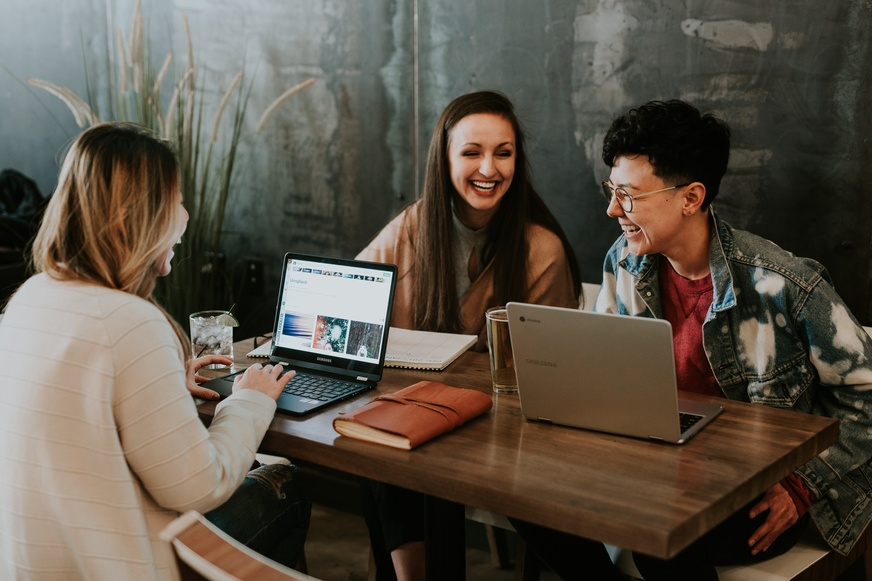
#> input picture images/image7.jpg, 872 x 581 px, shrunk from 5231 x 3487 before the run
$ python frontal_face_classifier.py
#> lines starting #> are read from the running program, lines starting #| are printed output that depends on the picture
import cv2
import matplotlib.pyplot as plt

def va():
    group_of_people_image = cv2.imread('images/image7.jpg')
#> group_of_people_image is the input picture: shape (581, 872, 3); mean B, G, R 71.1, 82.8, 91.5
    frontal_face_classifier = cv2.CascadeClassifier('classifiers/haarcascade_frontalface_default.xml')

    image_in_gray_scale = cv2.cvtColor(group_of_people_image, cv2.COLOR_BGR2GRAY)
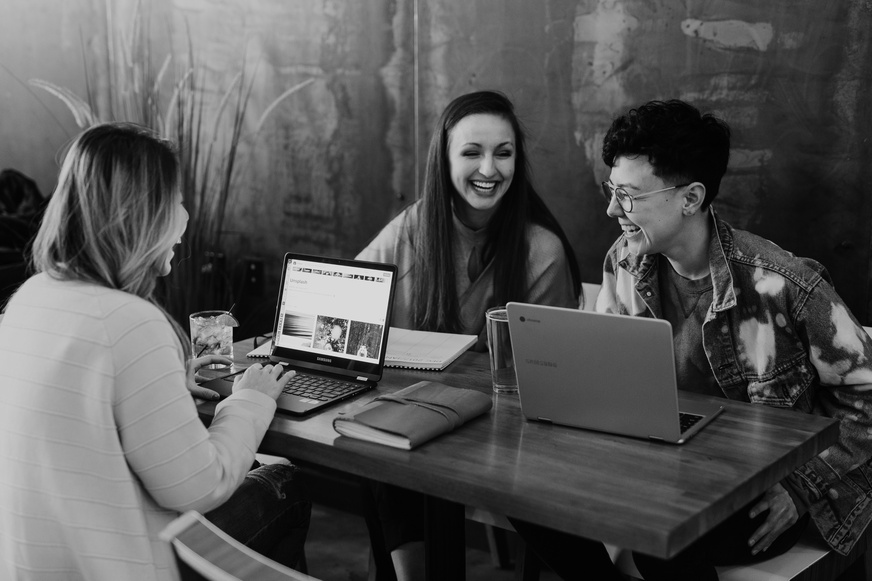
#> image_in_gray_scale: shape (581, 872); min 0, max 238, mean 84.1
    faces = frontal_face_classifier.detectMultiScale(image=image_in_gray_scale, scaleFactor=1.3, minNeighbors=6)
#> faces = [[443, 119, 85, 85]]
    print(len(faces))
#| 1

    for (x, y, w, h) in faces:
        img = cv2.rectangle(group_of_people_image, (x, y), (x + w, y + h), (255, 0, 0), 2)
#> this loop made 1 pass
        # [5 lines of commented-out code are left out]

    plt.imshow(group_of_people_image)
    plt.show()
    cv2.imwrite('result-images/aaaaaasdasdaa.png', group_of_people_image)

    # cv2.imshow('img', group_of_people_image)
    # cv2.waitKey(0)
    # cv2.destroyAllWindows()

def b():
    group_of_people_image = cv2.imread('images/image6.jpg')
    image_in_gray_scale = cv2.cvtColor(group_of_people_image, cv2.COLOR_BGR2GRAY)
    frontal_face_classifier = cv2.CascadeClassifier('classifiers/haarcascade_frontalface_default.xml')
    faces = frontal_face_classifier.detectMultiScale(image=image_in_gray_scale, scaleFactor=1.3, minNeighbors=5)

    print(len(faces))
    for (x, y, w, h) in faces:
        cv2.rectangle(group_of_people_image, (x,w), (x+w, y+h), (255, 255, 0), 2)
    plt.figure(figsize=(50, 50))
    plt.imshow(group_of_people_image)
    plt.show()

    face_imagem = 0
    for (x,y,w,h) in faces:
        face_imagem += 1
        imagem_roi = group_of_people_image[y:y+h, x:x+w]
        imagem_roi = cv2.cvtColor(imagem_roi, cv2.COLOR_RGB2GRAY)
        # cv2.imwrite("face_" + str(face_imagem) + ".png", imagem_roi)
        cv2.imwrite('aaaaaasdasdaa.png', group_of_people_image)


if __name__ == '__main__':
    va()

$ run again, with images/image1.jpg copied over images/image7.jpg
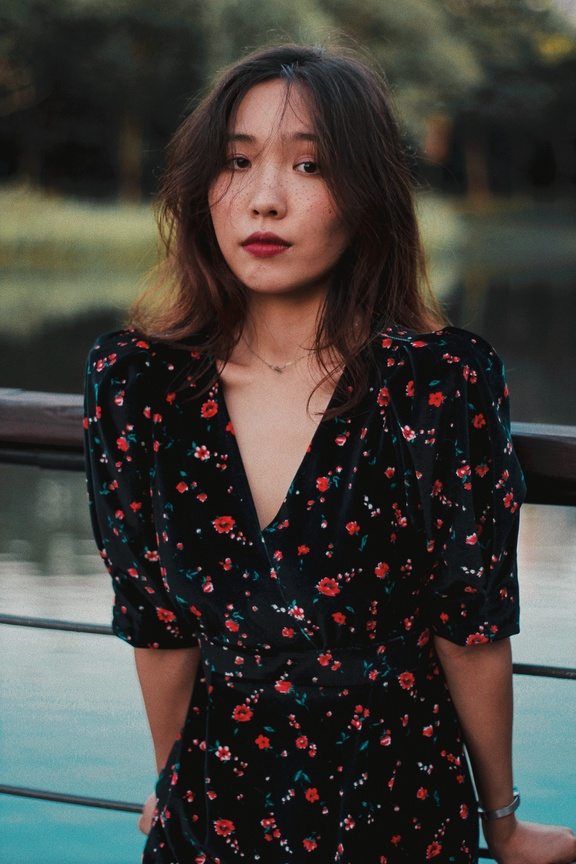
#> input picture images/image1.jpg, 576 x 864 px, shrunk from 3456 x 5184 before the run
#> in va, group_of_people_image is the input picture: shape (864, 576, 3); mean B, G, R 58.1, 62.5, 65.7
#> in va, `image_in_gray_scale = cv2.cvtColor(group_of_people_image, cv2.COLOR_BG..`:
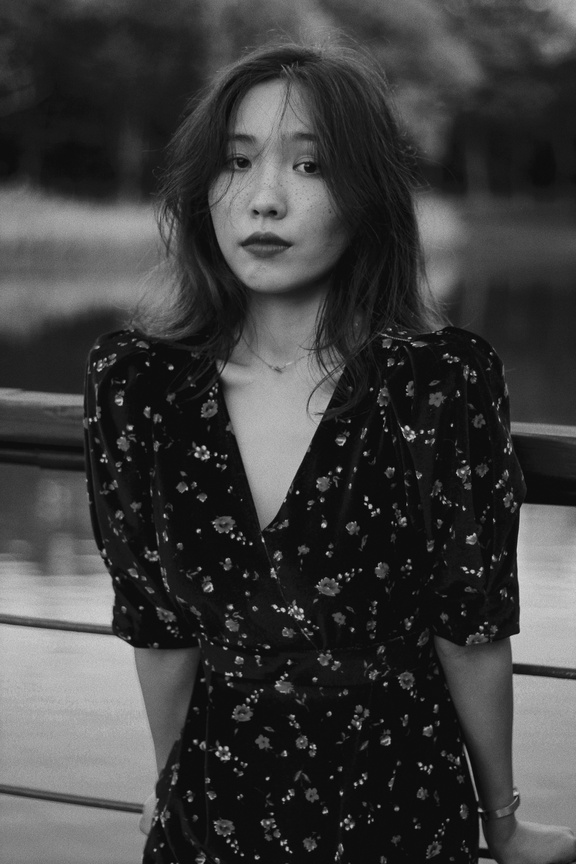
#> image_in_gray_scale: shape (864, 576); min 1, max 219, mean 63
#> faces = [[182, 104, 181, 181]]
#| 1
#> the loop in va, `for (x, y, w, h) in faces:` made 1 pass

$ run again, with images/image10.jpg copied over images/image7.jpg
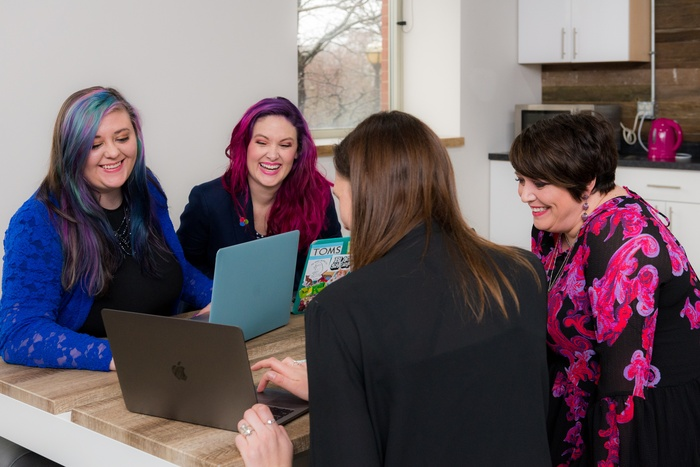
#> input picture images/image10.jpg, 700 x 467 px, shrunk from 4200 x 2804 before the run
#> in va, group_of_people_image is the input picture: shape (467, 700, 3); mean B, G, R 101.9, 96, 109.5
#> in va, `image_in_gray_scale = cv2.cvtColor(group_of_people_image, cv2.COLOR_BG..`:
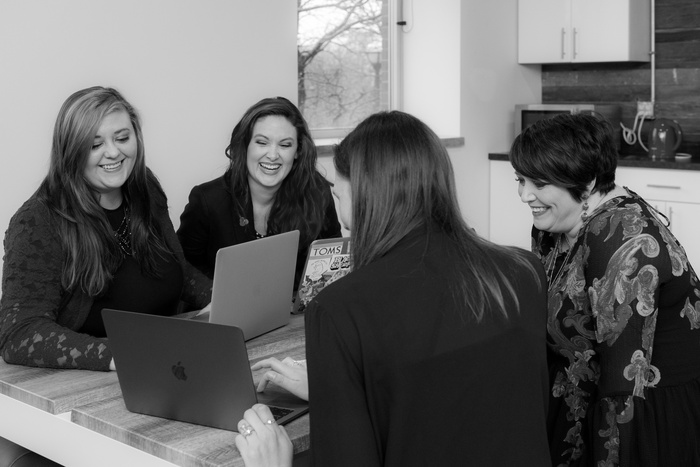
#> image_in_gray_scale: shape (467, 700); min 0, max 255, mean 100.7
#> faces = [[243, 120, 62, 62]]
#| 1
#> the loop in va, `for (x, y, w, h) in faces:` made 1 pass
